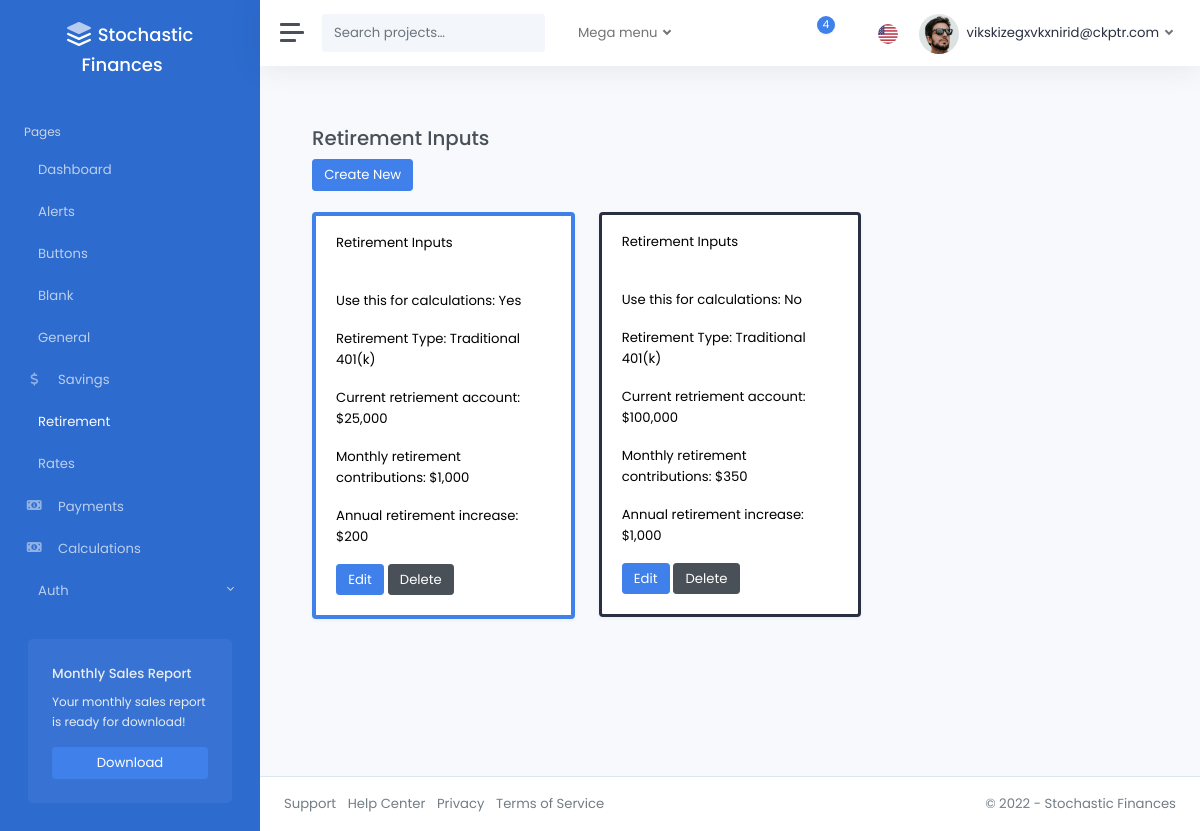
The app's page /retirement/ (signed in), older data.
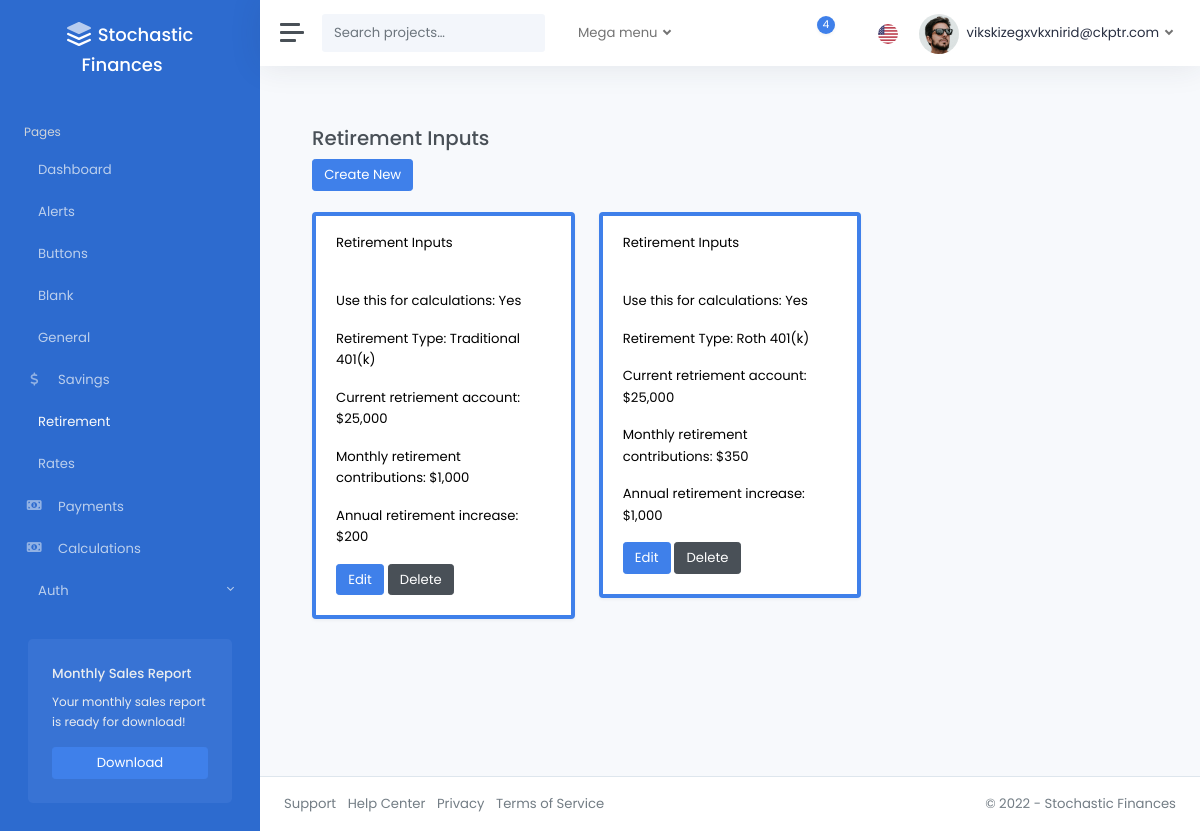
The same page, newer data.
### accounts/models.py (models this page shows, shortened)
class CustomUser(AbstractUser):
    pass

### pages/models.py (models this page shows)
class RetirementInputsModel(models.Model):
    RETIREMENT_TYPE_CHOICES = [
        ("traditional_401k", "Traditional 401(k)"),
        ("roth_401k", "Roth 401(k)"),
        ("traditional_ira", "Traditional IRA"),
        ("roth_ira", "Roth IRA"),
    ]
    is_active = models.BooleanField(default=False)
    retirement_type = models.CharField(
        max_length=20,
        choices=RETIREMENT_TYPE_CHOICES,
        default="traditional_401k",
    )
    base_retirement = models.FloatField(
        validators=[validate_base_retirement, decimal_validator]
    )
    base_retirement_per_mo = models.FloatField(
        validators=[validate_base_retirement_per_mo, decimal_validator]
    )
    base_retirement_per_yr_increase = models.FloatField(
        validators=[validate_base_retirement_per_yr_increase, decimal_validator]
    )
    created_by = models.ForeignKey(
        CustomUser,
        related_name="retirement_inputs",
        on_delete=models.CASCADE,
        null=True,
        blank=True,
    )
    modified_at = models.DateTimeField(auto_now=True)
    class Meta:
        verbose_name_plural = "Retirement_Inputs"

### pages/views.py (the view)
@login_required
def retirement_inputs_dashboard(request):
    retirement_inputs_models = RetirementInputsModel.objects.filter(
        created_by=request.user
    )
    return render(
        request,
        "pages/retirement_inputs.html",
        {"retirement_inputs": retirement_inputs_models},
    )

### templates/pages/retirement_inputs.html (shortened to what this page needs)
{% extends 'layouts/_base.html' %}
{% load static %}
{% block content %}
<div class="container">
    <br />
    <h3>Retirement Inputs</h3>
    <div>
        <a href="{% url 'retirement_inputs_create'%}" class="btn btn-primary">Create New</a>
    </div>
    <br />
    <div class="row">
        {% for item in retirement_inputs %}
            <div class="col-md-4">
                <div class="card shadow {% if item.is_active %}border-primary{% else %}border-dark{% endif %} mb-3 text-black" style="border-width: {% if item.is_active %}4px{% else %}3px{% endif %};">
                    <div class="card-header">Retirement Inputs</div>
                    <div class="card-body">
                    <p class="card-text">Use this for calculations: {{ item.is_active|yesno|title }}</p>
                    <p class="card-text">Retirement Type: {{ item.get_retirement_type_display }}</p>
                    <p class="card-text">Current retriement account: ${{ item.base_retirement|floatformat:"0g" }}</p>
                    <p class="card-text">Monthly retirement contributions: ${{ item.base_retirement_per_mo|floatformat:"0g" }}</p>
                    <p class="card-text">Annual retirement increase: ${{ item.base_retirement_per_yr_increase|floatformat:"0g" }}</p>
                    <a href="{% url 'retirement_inputs_edit' item.id %}" class="btn btn-primary">Edit</a>
                    <a href="{% url 'retirement_inputs_delete' item.id %}" class="btn btn-secondary">Delete</a>
                    </div>
                </div>
            </div>
        {% endfor %}
    </div>
</div>
{% endblock %}

### templates/layouts/_base.html (shortened to what this page needs)
{% load static %}
<!DOCTYPE html>
<html lang="en">
<head>
  {% include 'layouts/includes/meta.html' %}
</head>
<body data-theme="colored" data-layout="fluid" data-sidebar-position="left" data-sidebar-behavior="sticky">
  <div class="wrapper">
    {% include 'layouts/includes/sidebar.html' %}
    <div class="main">
      {% include 'layouts/includes/navbar.html' %}
      <main class="content">
        <div class="container-fluid p-0">
          {% block content %}
          {% endblock content %}
        </div>
      </main>
      {% include 'layouts/includes/footer.html' %}
    </div>
  </div>
</body>
</html>

### templates/layouts/includes/meta.html (shortened to what this page needs)
{% load static %}
{% block css %}
<link rel="stylesheet" href="{% static 'css/light.css' %}">
{% endblock %}

### templates/layouts/includes/sidebar.html (shortened to what this page needs)
<nav id="sidebar" class="sidebar">
  <div class="sidebar-content js-simplebar">
    <a class="sidebar-brand" href="{% url 'home' %}">
      <span class="align-middle me-3">Stochastic Finances</span>
    </a>
    <ul class="sidebar-nav">
      <li class="sidebar-header">
        Pages
      </li>
      <li class="sidebar-item{% if request.path == "/" %} active{% endif %}">
        <a class="sidebar-link" href="{% url 'home' %}">
           <span class="align-middle">Dashboard</span>
        </a>
      </li>
      <li class="sidebar-item{% if request.path == "/alerts/" %} active{% endif %}">
        <a class="sidebar-link" href="{% url 'alerts' %}">
           <span class="align-middle">Alerts</span>
        </a>
      </li>
      <li class="sidebar-item{% if request.path == "/buttons/" %} active{% endif %}">
        <a class="sidebar-link" href="{% url 'buttons' %}">
           <span class="align-middle">Buttons</span>
        </a>
      </li>
      <li class="sidebar-item{% if request.path == "/blank/" %} active{% endif %}">
        <a class="sidebar-link" href="{% url 'blank' %}">
           <span class="align-middle">Blank</span>
        </a>
      </li>
      <li class="sidebar-item{% if request.path == "/general/" %} active{% endif %}">
        <a class="sidebar-link" href="{% url 'general_inputs_dashboard' %}">
           <span class="align-middle">General</span>
        </a>
      </li>
      <li class="sidebar-item{% if request.path == "/savings/" %} active{% endif %}">
        <a class="sidebar-link" href="{% url 'savings_inputs_dashboard' %}">
          <i class="align-middle fas fa-fw fa-dollar-sign"></i> <span class="align-middle">Savings</span>
        </a>
      </li>
      <li class="sidebar-item{% if request.path == "/retirement/" %} active{% endif %}">
        <a class="sidebar-link" href="{% url 'retirement_inputs_dashboard' %}">
           <span class="align-middle">Retirement</span>
        </a>
      </li>
      <li class="sidebar-item{% if request.path == "/rates/" %} active{% endif %}">
        <a class="sidebar-link" href="{% url 'rates_inputs_dashboard' %}">
           <span class="align-middle">Rates</span>
        </a>
      </li>
      <li class="sidebar-item{% if request.path == "/payments/" %} active{% endif %}">
        <a class="sidebar-link" href="{% url 'payments_inputs_dashboard' %}">
          <i class="align-middle fas fa-fw fa-money-bill-alt"></i> <span class="align-middle">Payments</span>
        </a>
      </li>
      <li class="sidebar-item{% if request.path == "/calculations/" %} active{% endif %}">
        <a class="sidebar-link" href="{% url 'calculations' %}">
          <i class="align-middle fas fa-fw fa-money-bill-alt"></i> <span class="align-middle">Calculations</span>
        </a>
      </li>
      <li class="sidebar-item">
        <a data-bs-target="#auth" data-bs-toggle="collapse" class="sidebar-link collapsed">
           <span class="align-middle">Auth</span>
        </a>
      </li>
    </ul>
    <div class="sidebar-cta">
      <div class="sidebar-cta-content">
        <strong class="d-inline-block mb-2">Monthly Sales Report</strong>
        <div class="mb-3 text-sm">
          Your monthly sales report is ready for download!
        </div>
        <div class="d-grid">
          <a href="https://themes.getbootstrap.com/product/appstack-responsive-admin-template/" class="btn btn-primary" target="_blank">Download</a>
        </div>
      </div>
    </div>
  </div>
</nav>

### templates/layouts/includes/navbar.html (shortened to what this page needs)
{% load static %}
<nav class="navbar navbar-expand navbar-light navbar-bg">
  <a class="sidebar-toggle">
    <i class="hamburger align-self-center"></i>
  </a>
  <form class="d-none d-sm-inline-block">
    <div class="input-group input-group-navbar">
      <input type="text" class="form-control" placeholder="Search projects…" aria-label="Search">
      <button class="btn" type="button">
      </button>
    </div>
  </form>
  <ul class="navbar-nav">
    <li class="nav-item px-2 dropdown">
      <a class="nav-link dropdown-toggle" href="#" id="servicesDropdown" role="button" data-bs-toggle="dropdown" aria-haspopup="true" aria-expanded="false">
        Mega menu
      </a>
    </li>
  </ul>
  <div class="navbar-collapse collapse">
    <ul class="navbar-nav navbar-align">
      <li class="nav-item dropdown">
        <a class="nav-icon dropdown-toggle" href="#" id="messagesDropdown" data-bs-toggle="dropdown">
          <div class="position-relative">
            <span class="indicator">4</span>
          </div>
        </a>
      </li>
      <li class="nav-item dropdown">
        <a class="nav-icon dropdown-toggle" href="#" id="alertsDropdown" data-bs-toggle="dropdown">
        </a>
      </li>
      <li class="nav-item dropdown">
        <a class="nav-flag dropdown-toggle" href="#" id="languageDropdown" data-bs-toggle="dropdown">
          <img src="{% static 'img/flags/us.png' %}" alt="English" />
        </a>
      </li>
      {% if user.is_authenticated %}
        <li class="nav-item dropdown">
          <a class="nav-link dropdown-toggle d-none d-sm-inline-block" href="#" data-bs-toggle="dropdown">
            <img src="{% static 'img/avatars/avatar.jpg' %}" class="avatar img-fluid rounded-circle me-1" alt="{{ user.email }}" /> <span class="text-dark">{{ user.email }}</span>
          </a>
        </li>
      {% else %}
        <li class="nav-item">
          <a class="nav-link" href="{% url 'account_login' %}">Sign In <i class="ml-2" data-feather="log-in"></i></a>
        </li>
      {% endif %}
    </ul>
  </div>
</nav>

### templates/layouts/includes/footer.html
<footer class="footer">
  <div class="container-fluid">
    <div class="row text-muted">
      <div class="col-6 text-start">
        <ul class="list-inline">
          <li class="list-inline-item">
            <a class="text-muted" href="#">Support</a>
          </li>
          <li class="list-inline-item">
            <a class="text-muted" href="#">Help Center</a>
          </li>
          <li class="list-inline-item">
            <a class="text-muted" href="#">Privacy</a>
          </li>
          <li class="list-inline-item">
            <a class="text-muted" href="#">Terms of Service</a>
          </li>
        </ul>
      </div>
      <div class="col-6 text-end">
        <p class="mb-0">
          &copy; 2022 - <a href="index.html" class="text-muted">Stochastic Finances</a>
        </p>
      </div>
    </div>
  </div>
</footer>

### templates/layouts/includes/scripts.html (shortened to what this page needs)
{% load static %}

Row changes from the older to the newer data that the page shows:
changed RetirementInputsModel: is_active "No" → "Yes"; retirement_type "Traditional 401(k)" → "Roth 401(k)"; base_retirement "100,000" → "25,000"
